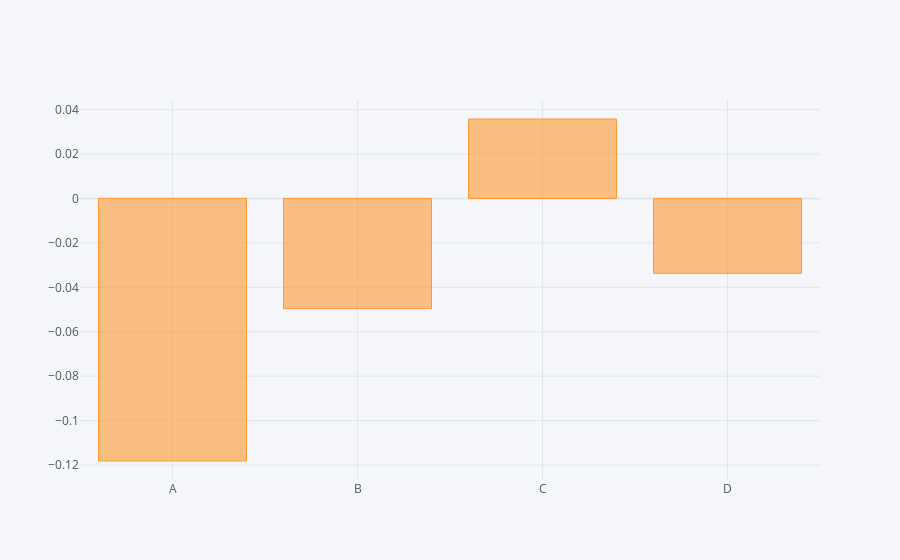

Notebook code for this chart:
### Code cell
df.mean().iplot(kind='bar',)

### Figure 1 — Plotly figure (JSON) as saved in the notebook; plotly's stock layout.template omitted (floating-point values rounded to 4 significant figures)
{"data": [{"marker": {"color": "rgba(255, 153, 51, 0.6)", "line": {"color": "rgba(255, 153, 51, 1.0)", "width": 1}}, "name": "None", "orientation": "v", "text": "", "type": "bar", "x": ["A", "B", "C", "D"], "y": [-0.1182, -0.04962, 0.03577, -0.03371]}], "layout": {"legend": {"bgcolor": "#F5F6F9", "font": {"color": "#4D5663"}}, "paper_bgcolor": "#F5F6F9", "plot_bgcolor": "#F5F6F9", "title": {"font": {"color": "#4D5663"}}, "xaxis": {"gridcolor": "#E1E5ED", "showgrid": true, "tickfont": {"color": "#4D5663"}, "title": {"font": {"color": "#4D5663"}, "text": ""}, "zerolinecolor": "#E1E5ED"}, "yaxis": {"gridcolor": "#E1E5ED", "showgrid": true, "tickfont": {"color": "#4D5663"}, "title": {"font": {"color": "#4D5663"}, "text": ""}, "zerolinecolor": "#E1E5ED"}}}
